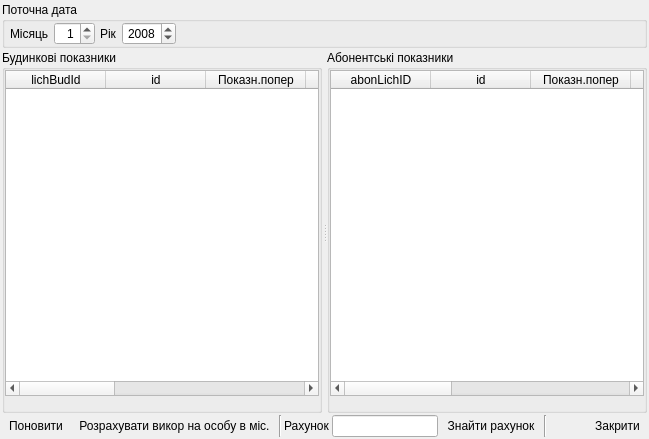
<?xml version="1.0" encoding="UTF-8"?>
<ui version="4.0">
 <class>tke_Form_insert_pokazn_lich_GV</class>
 <widget class="QWidget" name="tke_Form_insert_pokazn_lich_GV">
  <property name="geometry">
   <rect>
    <x>0</x>
    <y>0</y>
    <width>649</width>
    <height>439</height>
   </rect>
  </property>
  <property name="windowTitle">
   <string>Показники лічильніків ГВ</string>
  </property>
  <property name="windowIcon">
   <iconset resource="tke/tke_rc">
    <normaloff>:/pictures/pictures/cube.png</normaloff>:/pictures/pictures/cube.png</iconset>
  </property>
  <layout class="QVBoxLayout">
   <property name="spacing">
    <number>2</number>
   </property>
   <property name="margin">
    <number>2</number>
   </property>
   <item>
    <widget class="QGroupBox" name="groupBox_curDate">
     <property name="sizePolicy">
      <sizepolicy hsizetype="Preferred" vsizetype="Maximum">
       <horstretch>0</horstretch>
       <verstretch>0</verstretch>
      </sizepolicy>
     </property>
     <property name="title">
      <string>Поточна дата</string>
     </property>
     <layout class="QHBoxLayout">
      <property name="spacing">
       <number>0</number>
      </property>
      <property name="margin">
       <number>0</number>
      </property>
      <item>
       <layout class="QHBoxLayout">
        <property name="spacing">
         <number>5</number>
        </property>
        <property name="leftMargin">
         <number>5</number>
        </property>
        <item>
         <widget class="QLabel" name="label_curMonth">
          <property name="text">
           <string>Місяць</string>
          </property>
         </widget>
        </item>
        <item>
         <widget class="QSpinBox" name="spinBox_curMonth">
          <property name="alignment">
           <set>Qt::AlignRight|Qt::AlignTrailing|Qt::AlignVCenter</set>
          </property>
          <property name="minimum">
           <number>1</number>
          </property>
          <property name="maximum">
           <number>12</number>
          </property>
         </widget>
        </item>
        <item>
         <widget class="QLabel" name="label_curYear">
          <property name="text">
           <string>Рік</string>
          </property>
         </widget>
        </item>
        <item>
         <widget class="QSpinBox" name="spinBox_curYear">
          <property name="alignment">
           <set>Qt::AlignRight|Qt::AlignTrailing|Qt::AlignVCenter</set>
          </property>
          <property name="minimum">
           <number>2007</number>
          </property>
          <property name="maximum">
           <number>2100</number>
          </property>
          <property name="value">
           <number>2008</number>
          </property>
         </widget>
        </item>
        <item>
         <spacer>
          <property name="orientation">
           <enum>Qt::Horizontal</enum>
          </property>
          <property name="sizeHint" stdset="0">
           <size>
            <width>40</width>
            <height>20</height>
           </size>
          </property>
         </spacer>
        </item>
       </layout>
      </item>
     </layout>
    </widget>
   </item>
   <item>
    <widget class="QSplitter" name="splitter">
     <property name="frameShape">
      <enum>QFrame::NoFrame</enum>
     </property>
     <property name="orientation">
      <enum>Qt::Horizontal</enum>
     </property>
     <property name="handleWidth">
      <number>5</number>
     </property>
     <widget class="QGroupBox" name="groupBox_budLich">
      <property name="sizePolicy">
       <sizepolicy hsizetype="Preferred" vsizetype="Expanding">
        <horstretch>0</horstretch>
        <verstretch>0</verstretch>
       </sizepolicy>
      </property>
      <property name="title">
       <string>Будинкові показники</string>
      </property>
      <layout class="QVBoxLayout">
       <property name="spacing">
        <number>0</number>
       </property>
       <property name="margin">
        <number>0</number>
       </property>
       <item>
        <widget class="QTableWidget" name="tableWidget_budLich">
         <property name="alternatingRowColors">
          <bool>true</bool>
         </property>
         <property name="selectionMode">
          <enum>QAbstractItemView::SingleSelection</enum>
         </property>
         <property name="selectionBehavior">
          <enum>QAbstractItemView::SelectRows</enum>
         </property>
         <column>
          <property name="text">
           <string>lichBudId</string>
          </property>
         </column>
         <column>
          <property name="text">
           <string>id</string>
          </property>
         </column>
         <column>
          <property name="text">
           <string>Показн.попер</string>
          </property>
         </column>
         <column>
          <property name="text">
           <string>Показн.поточ</string>
          </property>
         </column>
         <column>
          <property name="text">
           <string>Корект</string>
          </property>
         </column>
         <column>
          <property name="text">
           <string>Викор.куб.</string>
          </property>
         </column>
         <column>
          <property name="text">
           <string>Дні без ліч.</string>
          </property>
         </column>
         <column>
          <property name="text">
           <string>Дні без ГВ</string>
          </property>
         </column>
         <column>
          <property name="text">
           <string>Викор.,особа/міс.</string>
          </property>
         </column>
        </widget>
       </item>
       <item>
        <widget class="QLabel" name="label_countBudLich">
         <property name="text">
          <string/>
         </property>
        </widget>
       </item>
      </layout>
     </widget>
     <widget class="QGroupBox" name="groupBox_abonLich">
      <property name="sizePolicy">
       <sizepolicy hsizetype="Preferred" vsizetype="Expanding">
        <horstretch>0</horstretch>
        <verstretch>0</verstretch>
       </sizepolicy>
      </property>
      <property name="title">
       <string>Абонентські показники</string>
      </property>
      <layout class="QVBoxLayout">
       <property name="spacing">
        <number>0</number>
       </property>
       <property name="margin">
        <number>0</number>
       </property>
       <item>
        <widget class="QTableWidget" name="tableWidget_abonLich">
         <property name="alternatingRowColors">
          <bool>true</bool>
         </property>
         <property name="selectionMode">
          <enum>QAbstractItemView::SingleSelection</enum>
         </property>
         <property name="selectionBehavior">
          <enum>QAbstractItemView::SelectRows</enum>
         </property>
         <column>
          <property name="text">
           <string>abonLichID</string>
          </property>
         </column>
         <column>
          <property name="text">
           <string>id</string>
          </property>
         </column>
         <column>
          <property name="text">
           <string>Показн.попер</string>
          </property>
         </column>
         <column>
          <property name="text">
           <string>Показн.поточ</string>
          </property>
         </column>
         <column>
          <property name="text">
           <string>Корект.</string>
          </property>
         </column>
         <column>
          <property name="text">
           <string>Викор.куб.</string>
          </property>
         </column>
         <column>
          <property name="text">
           <string>Дні без ліч.</string>
          </property>
         </column>
         <column>
          <property name="text">
           <string>Дні без ГВ</string>
          </property>
         </column>
        </widget>
       </item>
       <item>
        <widget class="QLabel" name="label_countAbonLich">
         <property name="text">
          <string/>
         </property>
        </widget>
       </item>
      </layout>
     </widget>
    </widget>
   </item>
   <item>
    <layout class="QHBoxLayout">
     <item>
      <widget class="QToolButton" name="toolButton_reload">
       <property name="text">
        <string>Поновити</string>
       </property>
       <property name="icon">
        <iconset resource="tke/tke_rc">
         <normaloff>:/pictures/pictures/redeal.png</normaloff>:/pictures/pictures/redeal.png</iconset>
       </property>
       <property name="iconSize">
        <size>
         <width>12</width>
         <height>12</height>
        </size>
       </property>
       <property name="toolButtonStyle">
        <enum>Qt::ToolButtonTextBesideIcon</enum>
       </property>
       <property name="autoRaise">
        <bool>true</bool>
       </property>
      </widget>
     </item>
     <item>
      <widget class="QToolButton" name="toolButton_calcOsobaTaryf">
       <property name="text">
        <string>Розрахувати викор на особу в міс.</string>
       </property>
       <property name="icon">
        <iconset resource="tke/tke_rc">
         <normaloff>:/pictures/pictures/calculating.png</normaloff>:/pictures/pictures/calculating.png</iconset>
       </property>
       <property name="iconSize">
        <size>
         <width>12</width>
         <height>12</height>
        </size>
       </property>
       <property name="toolButtonStyle">
        <enum>Qt::ToolButtonTextBesideIcon</enum>
       </property>
       <property name="autoRaise">
        <bool>true</bool>
       </property>
      </widget>
     </item>
     <item>
      <widget class="Line" name="line">
       <property name="orientation">
        <enum>Qt::Vertical</enum>
       </property>
      </widget>
     </item>
     <item>
      <widget class="QLabel" name="label">
       <property name="text">
        <string>Рахунок</string>
       </property>
      </widget>
     </item>
     <item>
      <widget class="QLineEdit" name="lineEdit_rahunok">
       <property name="sizePolicy">
        <sizepolicy hsizetype="Fixed" vsizetype="Fixed">
         <horstretch>0</horstretch>
         <verstretch>0</verstretch>
        </sizepolicy>
       </property>
       <property name="minimumSize">
        <size>
         <width>60</width>
         <height>0</height>
        </size>
       </property>
       <property name="inputMask">
        <string>000000; </string>
       </property>
       <property name="alignment">
        <set>Qt::AlignRight|Qt::AlignTrailing|Qt::AlignVCenter</set>
       </property>
      </widget>
     </item>
     <item>
      <widget class="QToolButton" name="toolButton_findRahunok">
       <property name="text">
        <string>Знайти рахунок</string>
       </property>
       <property name="icon">
        <iconset resource="tke/tke_rc">
         <normaloff>:/pictures/pictures/kghostview.png</normaloff>:/pictures/pictures/kghostview.png</iconset>
       </property>
       <property name="iconSize">
        <size>
         <width>12</width>
         <height>12</height>
        </size>
       </property>
       <property name="toolButtonStyle">
        <enum>Qt::ToolButtonTextBesideIcon</enum>
       </property>
       <property name="autoRaise">
        <bool>true</bool>
       </property>
      </widget>
     </item>
     <item>
      <widget class="Line" name="line_2">
       <property name="orientation">
        <enum>Qt::Vertical</enum>
       </property>
      </widget>
     </item>
     <item>
      <spacer>
       <property name="orientation">
        <enum>Qt::Horizontal</enum>
       </property>
       <property name="sizeHint" stdset="0">
        <size>
         <width>40</width>
         <height>20</height>
        </size>
       </property>
      </spacer>
     </item>
     <item>
      <widget class="QToolButton" name="toolButton_closeForm">
       <property name="text">
        <string>Закрити</string>
       </property>
       <property name="icon">
        <iconset resource="tke/tke_rc">
         <normaloff>:/pictures/pictures/button_cancel.png</normaloff>:/pictures/pictures/button_cancel.png</iconset>
       </property>
       <property name="iconSize">
        <size>
         <width>12</width>
         <height>12</height>
        </size>
       </property>
       <property name="toolButtonStyle">
        <enum>Qt::ToolButtonTextBesideIcon</enum>
       </property>
       <property name="autoRaise">
        <bool>true</bool>
       </property>
      </widget>
     </item>
    </layout>
   </item>
  </layout>
 </widget>
 <resources>
  <include location="tke/tke_rc"/>
 </resources>
 <connections/>
</ui>
